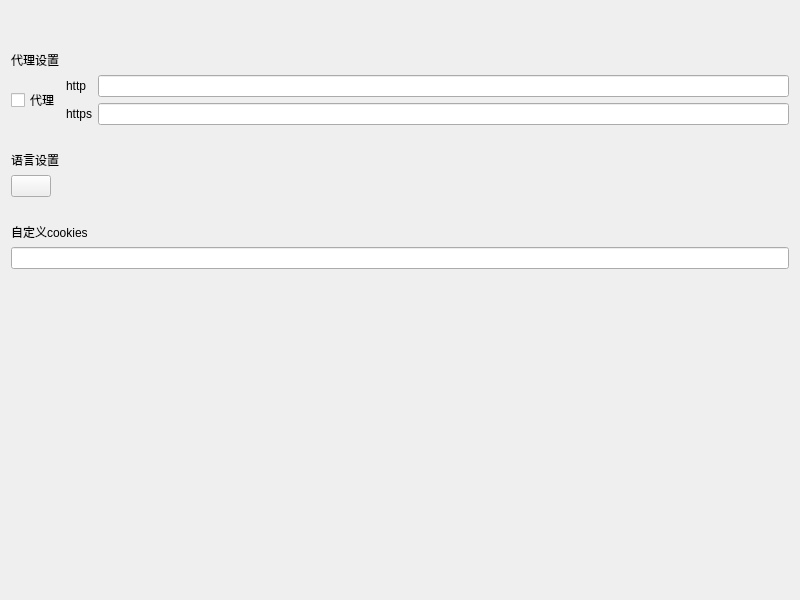
<?xml version="1.0" encoding="UTF-8"?>
<ui version="4.0">
 <class>Form</class>
 <widget class="QWidget" name="Form">
  <property name="geometry">
   <rect>
    <x>0</x>
    <y>0</y>
    <width>800</width>
    <height>600</height>
   </rect>
  </property>
  <property name="windowTitle">
   <string>Form</string>
  </property>
  <layout class="QGridLayout" name="gridLayout_6">
   <item row="0" column="0">
    <spacer name="horizontalSpacer_2">
     <property name="orientation">
      <enum>Qt::Horizontal</enum>
     </property>
     <property name="sizeHint" stdset="0">
      <size>
       <width>40</width>
       <height>20</height>
      </size>
     </property>
    </spacer>
   </item>
   <item row="1" column="0">
    <spacer name="horizontalSpacer_4">
     <property name="orientation">
      <enum>Qt::Horizontal</enum>
     </property>
     <property name="sizeHint" stdset="0">
      <size>
       <width>40</width>
       <height>20</height>
      </size>
     </property>
    </spacer>
   </item>
   <item row="2" column="0" colspan="2">
    <layout class="QGridLayout" name="gridLayout_3">
     <item row="1" column="0">
      <widget class="TitleLabel" name="TitleLabel">
       <property name="text">
        <string>代理设置</string>
       </property>
      </widget>
     </item>
     <item row="2" column="0">
      <layout class="QGridLayout" name="gridLayout_2">
       <item row="0" column="0">
        <widget class="CheckBox" name="CheckBox_proxies">
         <property name="text">
          <string>代理</string>
         </property>
        </widget>
       </item>
       <item row="0" column="1">
        <layout class="QGridLayout" name="gridLayout">
         <item row="0" column="1">
          <widget class="LineEdit" name="LineEdit_http"/>
         </item>
         <item row="1" column="0">
          <widget class="SubtitleLabel" name="SubtitleLabel_2">
           <property name="text">
            <string>https</string>
           </property>
          </widget>
         </item>
         <item row="1" column="1">
          <widget class="LineEdit" name="LineEdit_https"/>
         </item>
         <item row="0" column="0">
          <widget class="SubtitleLabel" name="SubtitleLabel">
           <property name="text">
            <string>http</string>
           </property>
          </widget>
         </item>
        </layout>
       </item>
      </layout>
     </item>
    </layout>
   </item>
   <item row="3" column="0" colspan="2">
    <layout class="QGridLayout" name="gridLayout_4">
     <item row="2" column="1">
      <spacer name="horizontalSpacer">
       <property name="orientation">
        <enum>Qt::Horizontal</enum>
       </property>
       <property name="sizeHint" stdset="0">
        <size>
         <width>657</width>
         <height>20</height>
        </size>
       </property>
      </spacer>
     </item>
     <item row="0" column="0" colspan="2">
      <spacer name="horizontalSpacer_3">
       <property name="orientation">
        <enum>Qt::Horizontal</enum>
       </property>
       <property name="sizeHint" stdset="0">
        <size>
         <width>40</width>
         <height>20</height>
        </size>
       </property>
      </spacer>
     </item>
     <item row="1" column="0" colspan="2">
      <widget class="TitleLabel" name="TitleLabel_2">
       <property name="text">
        <string>语言设置</string>
       </property>
      </widget>
     </item>
     <item row="2" column="0">
      <widget class="ComboBox" name="ComboBox_lang">
       <property name="text">
        <string/>
       </property>
      </widget>
     </item>
    </layout>
   </item>
   <item row="4" column="0" colspan="2">
    <layout class="QGridLayout" name="gridLayout_5">
     <item row="0" column="0">
      <spacer name="horizontalSpacer_5">
       <property name="orientation">
        <enum>Qt::Horizontal</enum>
       </property>
       <property name="sizeHint" stdset="0">
        <size>
         <width>168</width>
         <height>20</height>
        </size>
       </property>
      </spacer>
     </item>
     <item row="1" column="0">
      <widget class="TitleLabel" name="TitleLabel_3">
       <property name="text">
        <string>自定义cookies</string>
       </property>
      </widget>
     </item>
     <item row="2" column="0">
      <widget class="LineEdit" name="LineEdit_cookies">
       <property name="text">
        <string/>
       </property>
      </widget>
     </item>
    </layout>
   </item>
   <item row="5" column="1">
    <spacer name="verticalSpacer">
     <property name="orientation">
      <enum>Qt::Vertical</enum>
     </property>
     <property name="sizeHint" stdset="0">
      <size>
       <width>20</width>
       <height>40</height>
      </size>
     </property>
    </spacer>
   </item>
  </layout>
 </widget>
 <customwidgets>
  <customwidget>
   <class>CheckBox</class>
   <extends>QCheckBox</extends>
   <header>qfluentwidgets</header>
  </customwidget>
  <customwidget>
   <class>ComboBox</class>
   <extends>QPushButton</extends>
   <header>qfluentwidgets</header>
  </customwidget>
  <customwidget>
   <class>SubtitleLabel</class>
   <extends>QLabel</extends>
   <header>qfluentwidgets</header>
  </customwidget>
  <customwidget>
   <class>TitleLabel</class>
   <extends>QLabel</extends>
   <header>qfluentwidgets</header>
  </customwidget>
  <customwidget>
   <class>LineEdit</class>
   <extends>QLineEdit</extends>
   <header>qfluentwidgets</header>
  </customwidget>
 </customwidgets>
 <resources/>
 <connections/>
</ui>
